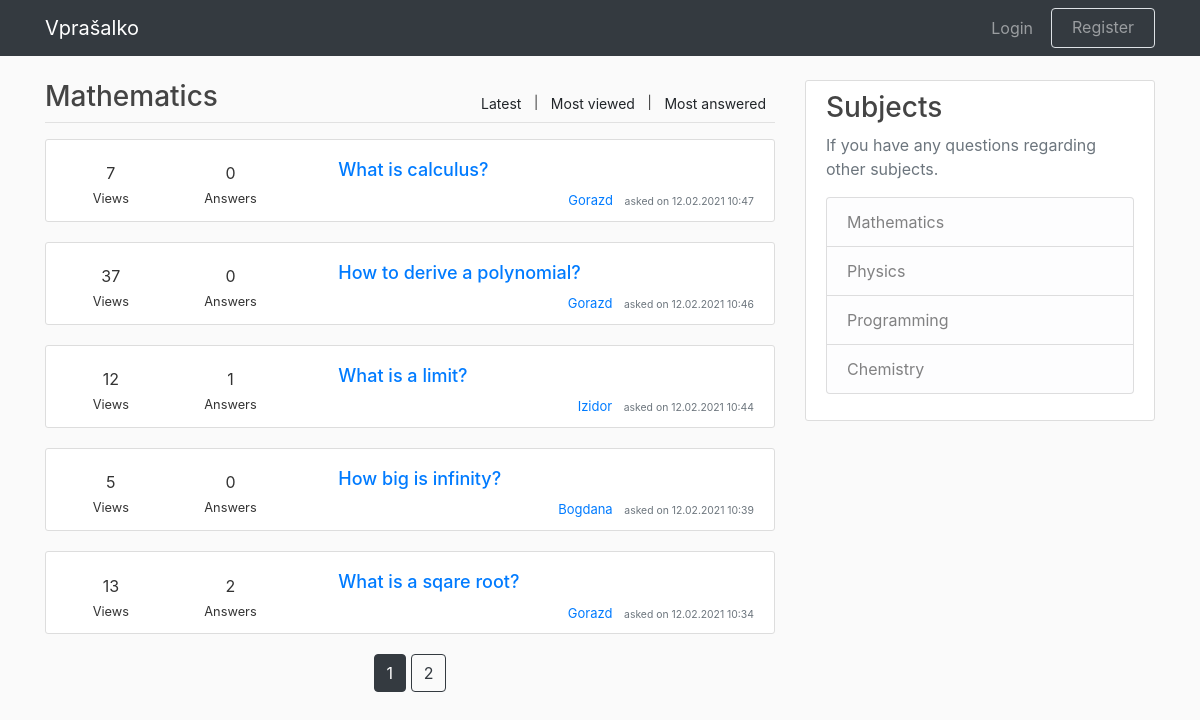
Page /home on the earlier database version.
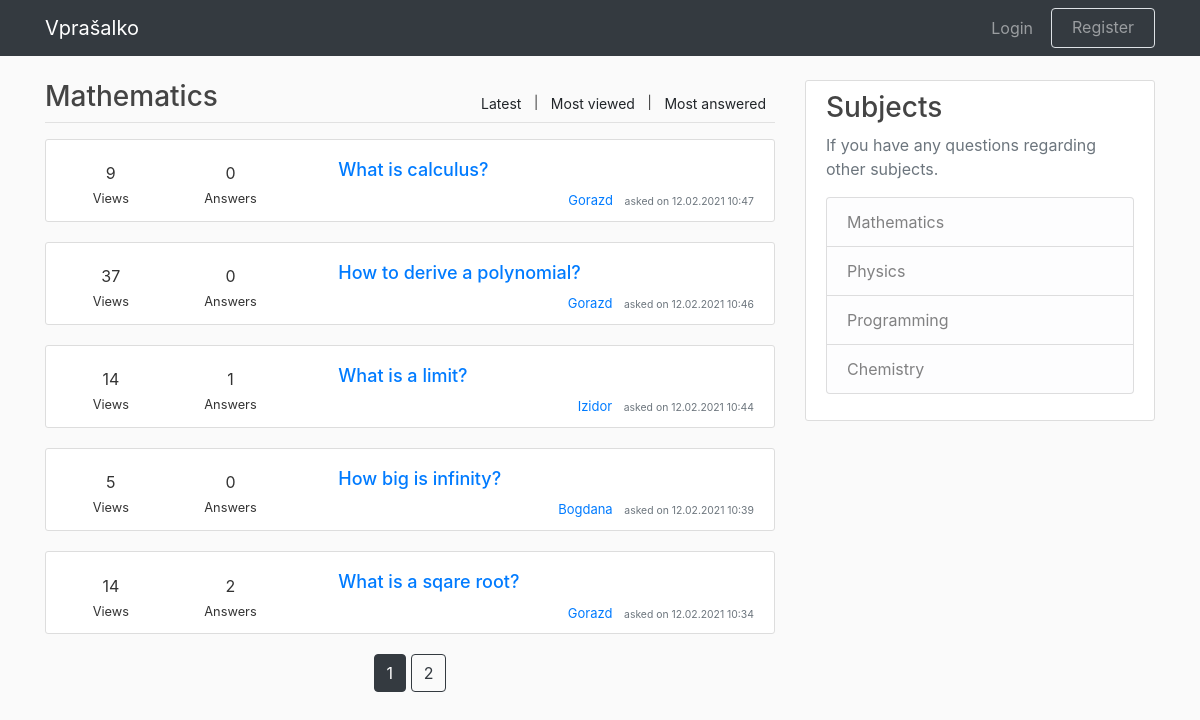
Same page on the later database version.
### application/models.py (models this page shows, shortened)
class Question(db.Model, UserMixin):
    id = db.Column(db.Integer, primary_key=True)
    title = db.Column(db.String(100), nullable=False)
    date_posted = db.Column(
        db.DateTime, nullable=False, default=datetime.utcnow
    )
    content = db.Column(db.Text, nullable=False)
    views = db.Column(db.Integer, default=0)
    num_answers = db.Column(db.Integer, default=0)
    user_id = db.Column(db.Integer, db.ForeignKey('user.id'), nullable=False)
    answers = db.relationship(
        "Answer", backref="title", lazy=True, cascade="all, delete-orphan"
    )

class User(db.Model, UserMixin):
    id = db.Column(db.Integer, primary_key=True)
    username = db.Column(db.String(15), unique=True, nullable=False)
    email = db.Column(db.String(120), unique=True, nullable=False)
    password = db.Column(db.String(20), nullable=False)
    description = db.Column(
        db.String(300), nullable=False, default="No description yet."
    )
    questions = db.relationship('Question', backref='author', lazy=True)
    answers = db.relationship('Answer', backref='author', lazy=True)

### application/routes.py (the view)
@app.route("/")
@app.route("/home")
def home():
    page = request.args.get("page", default=1, type=int)
    questions = (
        Question.query
        .order_by(Question.date_posted.desc())
        .paginate(page=page, per_page=5)
    )
    return render_template("home.html", questions=questions)

### application/templates/home.html
{% extends "layout.html" %}
{% block content %}
    <div class="col-md-8 pd-0 mg-0">
        <div class="forum-title">
            <div class="float-right forum-desc filter">
                <small>
                    <a class="btn btn-sm btn-custom"
                    href="/"> Latest</a> |
                    <a class="btn btn-sm btn-custom"
                    href="{{ url_for('most_viewed') }}">Most viewed</a> |
                    <a class="btn btn-sm btn-custom"
                    href="{{ url_for('most_answered') }}">Most answered</a>
                </small>
            </div>
            <h3>Mathematics</h3>
        </div>
        <hr class="title-line">
        {% for question in questions.items %}
            <article class="media content-section">
                <div class="media-body">
                    <div class="row">
                        <div class="col-md-2 question-info mt-auto mb-auto">
                            <span class="likes-number">{{ question.views }}</span>
                            <div>
                                <small>Views</small>
                            </div>
                        </div>
                        <div class="col-md-2 question-info mt-auto mb-auto">
                            <span class="answers-number">{{ question.num_answers }}</span>
                            <div>
                                <small>Answers</small>
                            </div>
                        </div>
                        <div class="col-md-8 pl-5">
                            <h3>
                                <a class="article-title"
                                href="{{ url_for('question_post', question_id=question.id) }}">
                                    {{ question.title }}
                                </a>
                            </h3>
                            <div class="article-metadata article-info">
                                <a class="mr-2"
                                href="{{ url_for('user_profile', username=question.author.username) }}">
                                    {{ question.author.username }}
                                </a>
                                <small class="text-muted">
                                    asked on {{ question.date_posted.strftime('%d.%m.%Y %H:%M') }}
                                </small>
                            </div>
                        </div>
                    </div>
                </div>
            </article>
        {% endfor %}
        <div class="page-align">
            {% for page_num in questions.iter_pages(
                left_edge=1, right_edge=1, left_current=1, right_current=2
            ) %}
                {% if page_num %}
                    {% if questions.page == page_num %}
                        <a class="btn btn-dark mb-4"
                        href="{{ url_for('home', page=page_num) }}">{{ page_num }}</a>
                    {% else %}
                        <a class="btn btn-outline-dark mb-4"
                        href="{{ url_for('home', page=page_num) }}">{{ page_num }}</a>
                    {% endif %}
                {% else %}
                    ...
                {% endif %}
            {% endfor %}
        </div>
    </div>
    {% include "sidebar.html" %}
{% endblock content %}

### application/templates/layout.html (shortened to what this page needs)
<!DOCTYPE html>
<html lang="en">
<head>
    <link rel="stylesheet"
    href="https://cdn.jsdelivr.net/npm/bootstrap@4.5.3/dist/css/bootstrap.min.css"
>
    <link rel="stylesheet" href="/static/style.css">
</head>
<body>
    <header>
        <nav class="navbar navbar-expand-md navbar-dark bg-dark fixed-top">
            <div class="container">
                <a class="navbar-brand mr-4" href="/">Vprašalko</a>
                <div class="collapse navbar-collapse" id="navbarCollapse">
                    <div class="navbar-nav ml-auto">
                        {% if current_user.is_authenticated %}
                            <a class="nav-item nav-link ask"
                            href="{{ url_for('new_question') }}">Ask a Question</a>
                            <div class="dropdown">
                                <a href="#" class="dropdown-toggle nav-item nav-link"
                                data-toggle="dropdown">
                                    Account <b class="caret"></b>
                                </a>
                                <ul class="dropdown-menu dropdown-menu-right">
                                    <li class="copy">Account</li>
                                    <hr class="dropdown-line">
                                    <li>
                                        <a class=" nav-item nav-link"
                                        href="{{ url_for('profile') }}">
                                            Profile
                                        </a>
                                    </li>
                                    <li>
                                        <a class=" nav-item nav-link"
                                        href="{{ url_for('edit_profile') }}">
                                            Edit Profile
                                        </a>
                                    </li>
                                    <li>
                                        <a class=" nav-item nav-link" href="{{ url_for('logout') }}">
                                            Log Out
                                        </a>
                                    </li>
                                </ul>
                            </div>
                        {% else %}
                            <a class="nav-item nav-link login" href="{{ url_for('login') }}">Login</a>
                            <button class="btn border register-btn btn-outline-secondary" type="button">
                                <a class="nav-item nav-link register" href="{{ url_for('register') }}">
                                    Register
                                </a>
                            </button>
                        {% endif %}
                    </div>
                </div>
            </div>
        </nav>
    </header>
    <main class="container">
        <div class="row">
            {% block content %}{% endblock content %}
        </div>
    </main>
</body>
</html>

### application/templates/sidebar.html
<div class="col-md-4 ml-auto">
    <div class="content-section">
        <h3>Subjects</h3>
        <p class="text-muted"> If you have any questions regarding other subjects.
            <ul class="list-group">
                <li class="list-group-item list-group-item-light">
                    <a class="sidebar-link" href="/">Mathematics</a>
                </li>
                <li class="list-group-item list-group-item-light">Physics</li>
                <li class="list-group-item list-group-item-light">Programming</li>
                <li class="list-group-item list-group-item-light">Chemistry</li>
            </ul>
        </p>
    </div>
</div>

### application/static/style.css (style rules this page uses)
body { background: #fafafa; color: #333333; margin-top: 5rem; }
h1, h2, h3, h4, h5, h6 { color: #444444; }
.login { margin-right: 10px; }
.register { padding-top: 0px; margin-top: 0px; }
.register-btn { height: 40px; }
.border { border: white; }
.content-section { background: #ffffff; padding: 10px 20px; border: 1px solid #dddddd; border-radius: 3px; margin-bottom: 20px; }
.filter { margin-top: 8px; }
.title-line { margin-top: 0px; }
.question-info { padding-top: 10px; text-align: center; }
.article-title { font-size: large; text-align: center }
.article-info { text-align: right; font-size: small; }
.page-align { text-align: center; }
.sidebar-link { color: inherit; }

Differences in the rows shown:
changed Question "What is calculus?": views "7" → "9"
changed Question "What is a limit?": views "12" → "14"
changed Question "What is a sqare root?": views "13" → "14"
